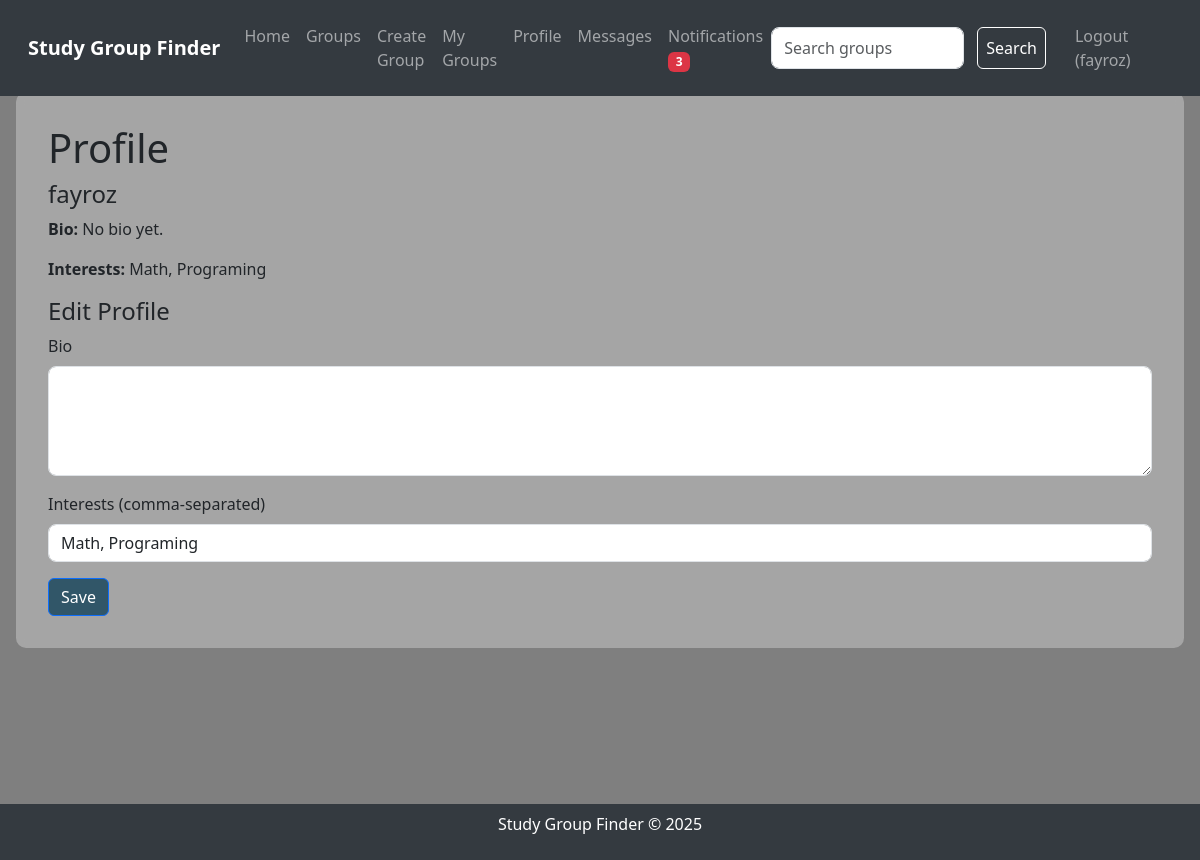
Screenshot of /profile (signed in) with the database file from the repository.
### tables this page shows
CREATE TABLE users
                 (id INTEGER PRIMARY KEY AUTOINCREMENT,
                  username TEXT UNIQUE NOT NULL,
                  password TEXT NOT NULL,
                  bio TEXT,
                  interests TEXT);

### app.py (the view, shortened to what this page needs)
@app.route('/profile', methods=['GET', 'POST'])
def profile():
    if 'user_id' not in session:
        flash('Please log in to view your profile.', 'danger')
        return redirect(url_for('login'))
    conn = sqlite3.connect('study_groups.db')
    c = conn.cursor()
    c.execute("SELECT username, bio, interests FROM users WHERE id = ?", (session['user_id'],))
    user = c.fetchone()
    try:
        c.execute("SELECT COUNT(*) FROM notifications WHERE user_id = ? AND read = FALSE",
                  (session['user_id'],))
        notification_count = c.fetchone()[0]
    except sqlite3.OperationalError:
        init_db()
        notification_count = 0
    conn.close()
    return render_template('profile.html', user=user, notification_count=notification_count)

### app.py (called while the page is built)
@app.after_request
def add_header(response):
    response.headers["Cache-Control"] = "no-cache, no-store, must-revalidate"
    response.headers["Pragma"] = "no-cache"
    response.headers["Expires"] = "0"
    return response

@app.after_request
def add_header(response):
    response.headers["Cache-Control"] = "no-cache, no-store, must-revalidate"
    response.headers["Pragma"] = "no-cache"
    response.headers["Expires"] = "0"
    return response

### templates/profile.html (shortened to what this page needs)
{% extends "layout.html" %}
{% block content %}
    <div class="page-content">
        <h1>Profile</h1>
        <h4>{{ user[0] }}</h4>
        <p><strong>Bio:</strong> {{ user[1] or 'No bio yet.' }}</p>
        <p><strong>Interests:</strong> {{ user[2] or 'No interests listed.' }}</p>
        {% if session.username == user[0] %}
            <h4>Edit Profile</h4>
            <form method="post" action="{{ url_for('profile') }}">
                <div class="mb-3">
                    <label for="bio" class="form-label">Bio</label>
                    <textarea class="form-control" id="bio" name="bio" rows="4">{{ user[1] or '' }}</textarea>
                </div>
                <div class="mb-3">
                    <label for="interests" class="form-label">Interests (comma-separated)</label>
                    <input type="text" class="form-control" id="interests" name="interests" value="{{ user[2] or '' }}">
                </div>
                <button type="submit" class="btn btn-primary">Save</button>
            </form>
        {% endif %}
    </div>
{% endblock %}

### templates/layout.html (shortened to what this page needs)
<!DOCTYPE html>
<html lang="en">
<head>
    <link href="https://cdn.jsdelivr.net/npm/bootstrap@5.3.0/dist/css/bootstrap.min.css" rel="stylesheet">
    <link rel="stylesheet" href="{{ url_for('static', filename='styles.css') }}">
</head>
<body>
    <nav class="navbar navbar-expand-lg navbar-dark">
        <div class="container-fluid">
            <a class="navbar-brand" href="{{ url_for('index') }}">Study Group Finder</a>
            <div class="collapse navbar-collapse" id="navbarNav">
                <ul class="navbar-nav me-auto">
                    <li class="nav-item">
                        <a class="nav-link" href="{{ url_for('index') }}">Home</a>
                    </li>
                    <li class="nav-item">
                        <a class="nav-link" href="{{ url_for('groups') }}">Groups</a>
                    </li>
                    {% if session.user_id %}
                        <li class="nav-item">
                            <a class="nav-link" href="{{ url_for('create_group') }}">Create Group</a>
                        </li>
                        <li class="nav-item">
                            <a class="nav-link" href="{{ url_for('my_groups') }}">My Groups</a>
                        </li>
                        <li class="nav-item">
                            <a class="nav-link" href="{{ url_for('profile') }}">Profile</a>
                        </li>
                        <li class="nav-item">
                            <a class="nav-link" href="{{ url_for('messages') }}">Messages</a>
                        </li>
                        <li class="nav-item">
                            <a class="nav-link" href="{{ url_for('notifications') }}">
                                Notifications
                                {% if notification_count > 0 %}
                                    <span class="badge bg-danger">{{ notification_count }}</span>
                                {% endif %}
                            </a>
                        </li>
                    {% endif %}
                </ul>
                <form class="d-flex" action="{{ url_for('search_groups') }}" method="post">
                    <input class="form-control me-2" type="search" placeholder="Search groups" aria-label="Search" name="search_query">
                    <button class="btn btn-outline-light" type="submit">Search</button>
                </form>
                <ul class="navbar-nav ms-3">
                    {% if session.user_id %}
                        <li class="nav-item">
                            <a class="nav-link" href="{{ url_for('logout') }}">Logout ({{ session.username }})</a>
                        </li>
                    {% endif %}
                </ul>
            </div>
        </div>
    </nav>
    <div class="content-wrapper">
        {% block content %}{% endblock %}
    </div>
    <footer class="footer">
        <p>Study Group Finder © 2025</p>
    </footer>
</body>
</html>

### static/styles.css (style rules this page uses)
body { background-image: url('/static/background.jpg'); background-size: cover; background-position: center; background-blend-mode: overlay; background-color: rgba(0, 0, 0, 0.5); min-height: 100vh; margin: 0; padding: 0; }
.navbar-brand { font-weight: bold; }
.navbar { background-color: #343a40; padding: 1rem; position: fixed; top: 0; width: 100%; z-index: 1000; }
.content-wrapper { margin-top: 60px; min-height: calc(100vh - 120px); padding: 2rem 1rem; }
.page-content { backdrop-filter: blur(5px); background-color: rgba(255, 255, 255, 0.3); border-radius: 10px; padding: 2rem; max-width: 1200px; margin: 0 auto; }
.form-control { border-radius: 8px; }
.footer { text-align: center; padding: 0.5rem; background-color: #343a40; color: white; position: fixed; bottom: 0; width: 100%; }
.btn-outline-light { color: #ffffff; border-color: #ffffff; padding: 0.5rem; margin: 0 5px; }
.btn-primary { background-color: #315668; }

### rows the page displays
users: username "fayroz", bio "No bio yet.", interests "Math, Programing"

### other values shown
{{ notification_count }} "3"
